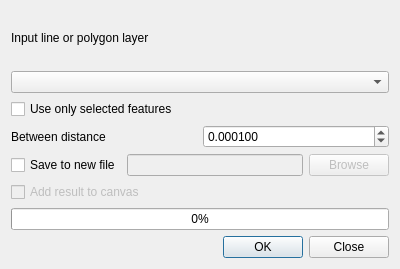
<?xml version="1.0" encoding="UTF-8"?>
<ui version="4.0">
 <class>Dialog</class>
 <widget class="QDialog" name="Dialog">
  <property name="windowModality">
   <enum>Qt::WindowModal</enum>
  </property>
  <property name="geometry">
   <rect>
    <x>0</x>
    <y>0</y>
    <width>400</width>
    <height>269</height>
   </rect>
  </property>
  <property name="windowTitle">
   <string>Union nodes</string>
  </property>
  <layout class="QVBoxLayout" name="verticalLayout">
   <item>
    <widget class="QLabel" name="label">
     <property name="text">
      <string>Input line or polygon layer</string>
     </property>
    </widget>
   </item>
   <item>
    <widget class="QComboBox" name="cmbInputLayer">
     <property name="sizePolicy">
      <sizepolicy hsizetype="Preferred" vsizetype="Fixed">
       <horstretch>0</horstretch>
       <verstretch>0</verstretch>
      </sizepolicy>
     </property>
    </widget>
   </item>
   <item>
    <widget class="QCheckBox" name="useSelectionCheck">
     <property name="text">
      <string>Use only selected features</string>
     </property>
    </widget>
   </item>
   <item>
    <layout class="QHBoxLayout" name="horizontalLayout_3">
     <item>
      <widget class="QLabel" name="label_2">
       <property name="text">
        <string>Between distance</string>
       </property>
      </widget>
     </item>
     <item>
      <widget class="QDoubleSpinBox" name="toleranceSpin">
       <property name="decimals">
        <number>6</number>
       </property>
       <property name="minimum">
        <double>0.000000000000000</double>
       </property>
       <property name="maximum">
        <double>10000000.000000000000000</double>
       </property>
       <property name="value">
        <double>0.000100000000000</double>
       </property>
      </widget>
     </item>
    </layout>
   </item>
   <item>
    <layout class="QHBoxLayout" name="horizontalLayout_2">
     <item>
      <widget class="QCheckBox" name="writeShapefileCheck">
       <property name="text">
        <string>Save to new file</string>
       </property>
      </widget>
     </item>
     <item>
      <widget class="QLineEdit" name="outputFileEdit">
       <property name="enabled">
        <bool>false</bool>
       </property>
      </widget>
     </item>
     <item>
      <widget class="QPushButton" name="btnSelectOutputFile">
       <property name="enabled">
        <bool>false</bool>
       </property>
       <property name="text">
        <string>Browse</string>
       </property>
      </widget>
     </item>
    </layout>
   </item>
   <item>
    <widget class="QCheckBox" name="addToCanvasCheck">
     <property name="enabled">
      <bool>false</bool>
     </property>
     <property name="text">
      <string>Add result to canvas</string>
     </property>
    </widget>
   </item>
   <item>
    <widget class="QProgressBar" name="progressBar">
     <property name="value">
      <number>0</number>
     </property>
    </widget>
   </item>
   <item>
    <widget class="QDialogButtonBox" name="buttonBox">
     <property name="orientation">
      <enum>Qt::Horizontal</enum>
     </property>
     <property name="standardButtons">
      <set>QDialogButtonBox::Close|QDialogButtonBox::Ok</set>
     </property>
    </widget>
   </item>
  </layout>
 </widget>
 <resources/>
 <connections>
  <connection>
   <sender>buttonBox</sender>
   <signal>accepted()</signal>
   <receiver>Dialog</receiver>
   <slot>accept()</slot>
   <hints>
    <hint type="sourcelabel">
     <x>248</x>
     <y>254</y>
    </hint>
    <hint type="destinationlabel">
     <x>157</x>
     <y>274</y>
    </hint>
   </hints>
  </connection>
  <connection>
   <sender>buttonBox</sender>
   <signal>rejected()</signal>
   <receiver>Dialog</receiver>
   <slot>reject()</slot>
   <hints>
    <hint type="sourcelabel">
     <x>316</x>
     <y>260</y>
    </hint>
    <hint type="destinationlabel">
     <x>286</x>
     <y>274</y>
    </hint>
   </hints>
  </connection>
 </connections>
</ui>
